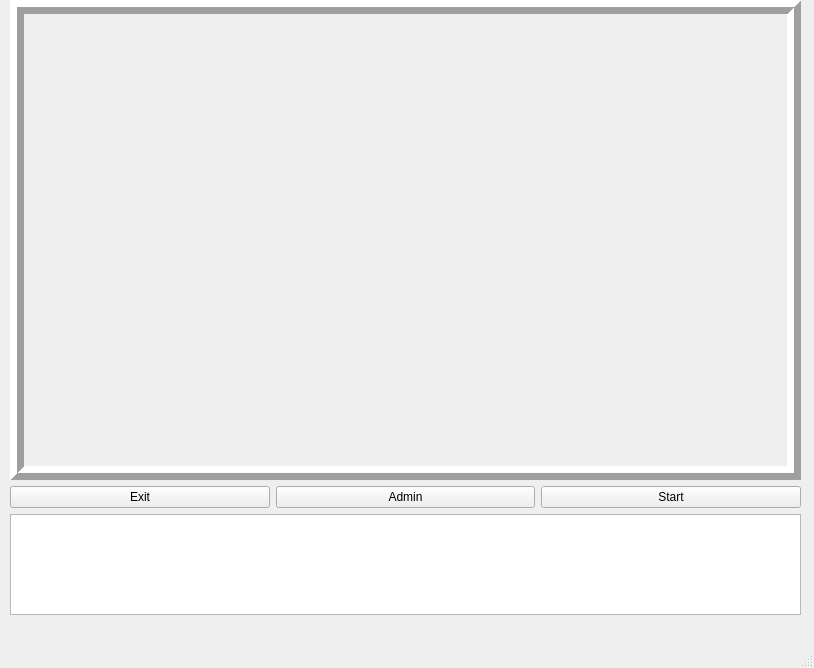
<?xml version="1.0" encoding="UTF-8"?>
<ui version="4.0">
 <class>MainWindow</class>
 <widget class="QMainWindow" name="MainWindow">
  <property name="geometry">
   <rect>
    <x>0</x>
    <y>0</y>
    <width>814</width>
    <height>668</height>
   </rect>
  </property>
  <property name="windowTitle">
   <string>MainWindow</string>
  </property>
  <widget class="QWidget" name="centralwidget">
   <widget class="QWidget" name="">
    <property name="geometry">
     <rect>
      <x>10</x>
      <y>0</y>
      <width>791</width>
      <height>615</height>
     </rect>
    </property>
    <layout class="QVBoxLayout" name="verticalLayout_2">
     <item>
      <widget class="QLabel" name="Camera">
       <property name="enabled">
        <bool>true</bool>
       </property>
       <property name="minimumSize">
        <size>
         <width>640</width>
         <height>480</height>
        </size>
       </property>
       <property name="frameShape">
        <enum>QFrame::Box</enum>
       </property>
       <property name="frameShadow">
        <enum>QFrame::Raised</enum>
       </property>
       <property name="lineWidth">
        <number>7</number>
       </property>
       <property name="midLineWidth">
        <number>0</number>
       </property>
       <property name="text">
        <string/>
       </property>
      </widget>
     </item>
     <item>
      <layout class="QVBoxLayout" name="verticalLayout">
       <item>
        <layout class="QHBoxLayout" name="horizontalLayout">
         <item>
          <widget class="QPushButton" name="Exit">
           <property name="text">
            <string>Exit</string>
           </property>
          </widget>
         </item>
         <item>
          <widget class="QPushButton" name="Admin">
           <property name="text">
            <string>Admin</string>
           </property>
          </widget>
         </item>
         <item>
          <widget class="QPushButton" name="Start">
           <property name="text">
            <string>Start</string>
           </property>
          </widget>
         </item>
        </layout>
       </item>
       <item>
        <widget class="QTextBrowser" name="Text"/>
       </item>
      </layout>
     </item>
    </layout>
   </widget>
  </widget>
  <widget class="QMenuBar" name="menubar">
   <property name="geometry">
    <rect>
     <x>0</x>
     <y>0</y>
     <width>814</width>
     <height>26</height>
    </rect>
   </property>
  </widget>
  <widget class="QStatusBar" name="statusbar"/>
 </widget>
 <resources/>
 <connections/>
</ui>
